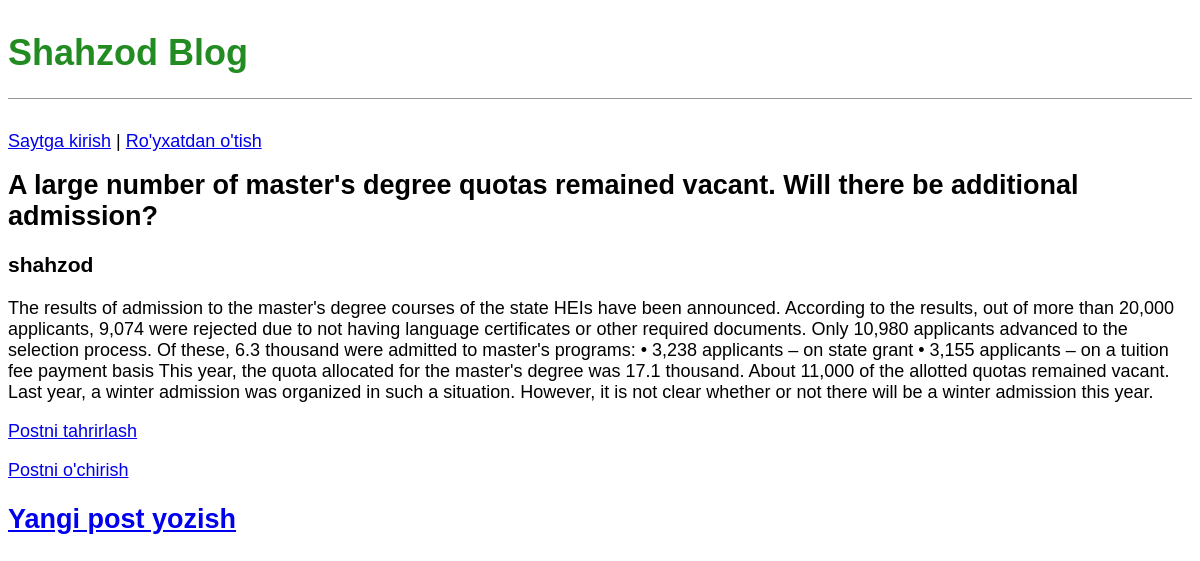
The app's page /post/4/ with its own data.
### blog/models.py (models this page shows, shortened)
class Post(models.Model):
    title = models.CharField(max_length=200)
    author = models.ForeignKey(
        'auth.User',
        on_delete=models.CASCADE
    )
    body = models.TextField()

### blog/views.py (the view)
# urls.py: path('post/<int:pk>/', BlogDetailView.as_view(), name='post_detail'),
class BlogDetailView(DetailView):
    model = Post
    template_name = 'post_detail.html'

### templates/post_detail.html
{% extends 'base.html' %}
{% block content %}
    <div class="post-entry">
        <h2>{{ post.title }}</h2>
        <h3>{{ post.author }}</h3>
        <p>{{ post.body}}</p>
    </div>
    <p><a href="{% url 'post_edit' post.pk %}">Postni tahrirlash</a></p>
    <p><a href="{% url 'post_delete' post.pk %}">Postni o'chirish</a></p>
{% endblock content %}

### static/css/base.css (style rules this page uses)
body { font-family: sans-serif; font-size: 18px; }
.post-entry { margin-botom: 2rem; }
.post-entry h2 { margin: 0.5rem 0; }
.post-entry p { margin: 0; font-weight: 400; }

### records on screen
Post: title "A large number of master's degree quotas remained vacant. Will there be additional admission?", author "shahzod", body "The results of admission to the master's degree courses of the state HEIs have been announced. According to the results, out of more than 20,000 applicants, 9,074 were rejected due to not having language certificates or other required documents. Only 10,980 applicants advanced to the selection process. Of these, 6.3 thousand were admitted to master's programs: • 3,238 applicants – on state grant • 3,155 applicants – on a tuition fee payment basis This year, the quota allocated for the master's degree was 17.1 thousand. About 11,000 of the allotted quotas remained vacant. Last year, a winter admission was organized in such a situation. However, it is not clear whether or not there will be a…"
